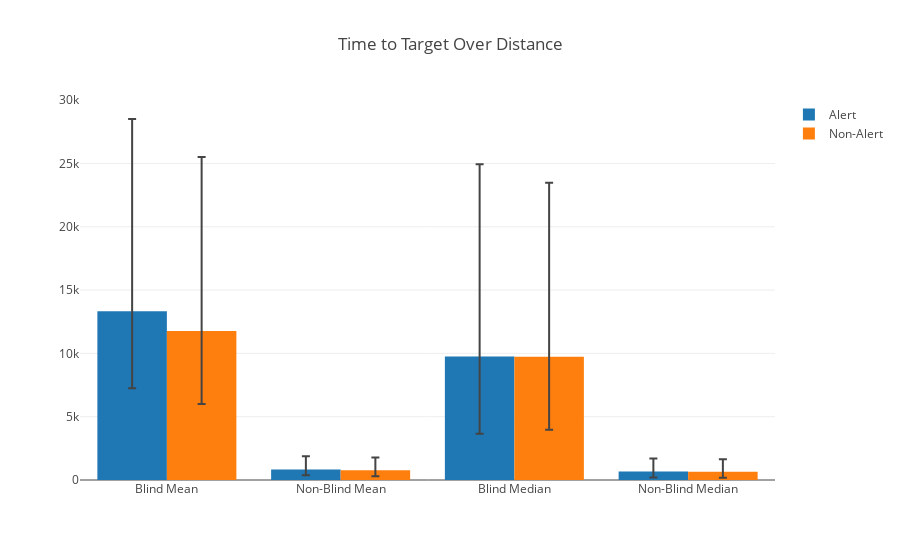
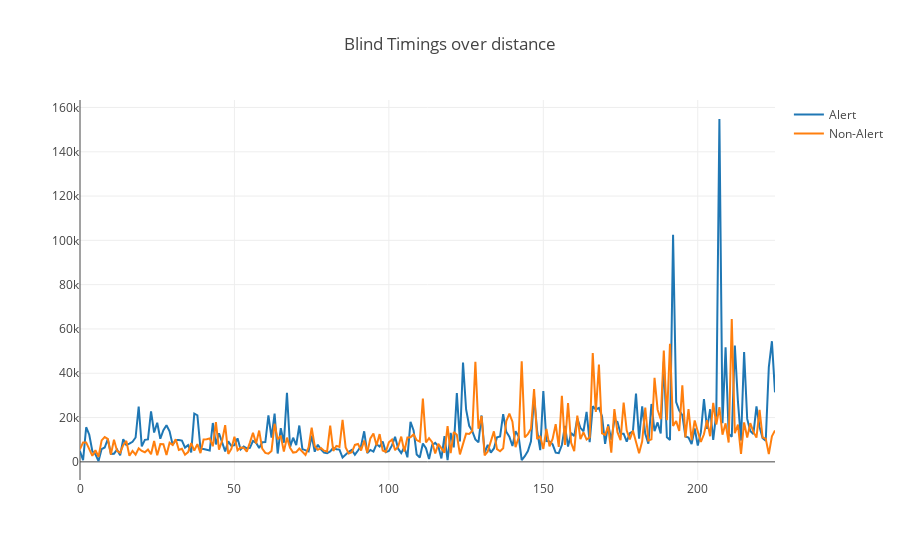
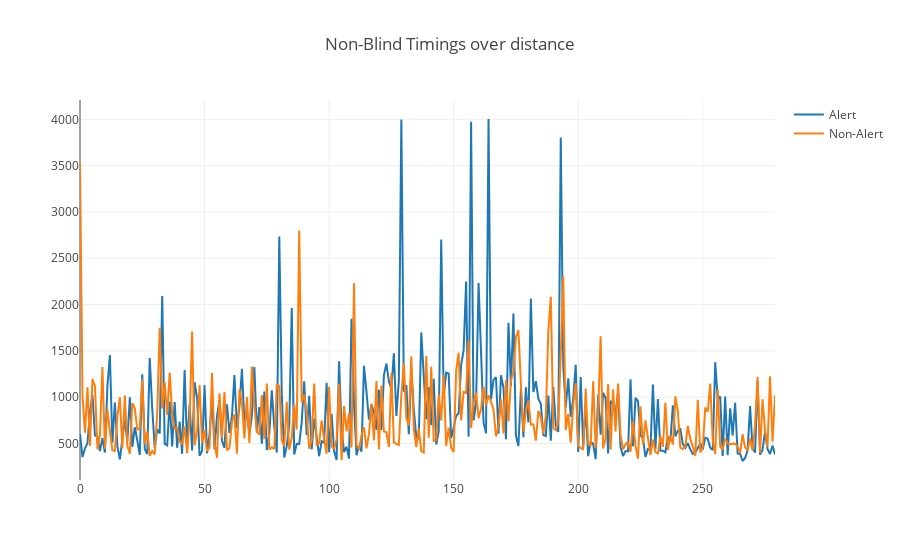

The notebook cell these images were saved under, in order:
### Code cell
abdf = alltimingdfs[alltimingdfs.alerttone & 
                    alltimingdfs.blind & 
                    (alltimingdfs.time > 5)]
ab = np.array(abdf['time'],dtype=np.float64)/np.array(abdf['distance'])

nabdf = alltimingdfs[(alltimingdfs.alerttone==False) & 
                     alltimingdfs.blind & 
                     (alltimingdfs.time > 2000) & 
                     (alltimingdfs.time > 5)]
nab = np.array(nabdf['time'],dtype=np.float64)/np.array(nabdf['distance'])

anbdf = alltimingdfs[alltimingdfs.alerttone & 
                     (alltimingdfs.blind == False) & 
                     (alltimingdfs.time < 20000) & 
                     (alltimingdfs.time > 5)]
anb = np.array(anbdf['time'],dtype=np.float64)/np.array(anbdf['distance'])

nanbdf = alltimingdfs[(alltimingdfs.alerttone==False) & 
                      (alltimingdfs.blind == False) & 
                      (alltimingdfs.time < 20000) & 
                      (alltimingdfs.time > 5)]
nanb = np.array(nanbdf['time'],dtype=np.float64)/np.array(nanbdf['distance'])

ab = ab[:len(nab)]

blind = [(True if i < len(ab)+len(nab) else False) for i in range(0,len(ab)+len(nab)+len(anb)+len(nanb))]
alert = [True for i in range(0,len(ab))]+[False for i in range(0,len(nab))]+[True for i in range(0,len(anb))]+[False for i in range(0,len(nanb))]
error_df = pd.DataFrame({'time':np.concatenate((ab,nab,anb,nanb)),'blind':blind,'alert':alert})

trace1 = go.Bar(
    x=['Blind Mean', 'Non-Blind Mean', 'Blind Median', 'Non-Blind Median'],
    y=[
        np.mean(ab),np.mean(anb),
        np.percentile(ab,50),np.percentile(anb,50)
    ],
    name='Alert',
    error_y=dict(
        type='data',
        symmetric=False,
        array=[np.percentile(ab,75),np.percentile(anb,75),np.percentile(ab,75),np.percentile(anb,75)],
        arrayminus=[np.percentile(ab,25),np.percentile(anb,25),np.percentile(ab,25),np.percentile(anb,25)],
        visible=True
    )
)
trace2 = go.Bar(
    x=['Blind Mean', 'Non-Blind Mean', 'Blind Median', 'Non-Blind Median'],
    y=[
        np.mean(nab),np.mean(nanb),
        np.percentile(nab,50),np.percentile(nanb,50)
    ],
    name='Non-Alert',
    error_y=dict(
        type='data',
        symmetric=False,
        array=[np.percentile(nab,75),np.percentile(nanb,75),np.percentile(nab,75),np.percentile(nanb,75)],
        arrayminus=[np.percentile(nab,25),np.percentile(nanb,25),np.percentile(nab,25),np.percentile(nanb,25)],
        visible=True
    )
)

data = [trace1, trace2]
layout = go.Layout(
    barmode='group',
    title="Time to Target Over Distance"
)
fig = go.Figure(data=data, layout=layout)
iplot(fig, filename='timeoverdistancetotarget')


data = [
    go.Scatter(
            x=range(0,len(ab)),
            y=(ab),
            mode='line',
            name="Alert"
        ),
    go.Scatter(
        x=range(0,len(nab)),
        y=(nab),
        mode='line',
        name="Non-Alert"
    )
]
layout = go.Layout(
    title='Blind Timings over distance',
)
fig = go.Figure(data=data,layout=layout)
iplot(fig,filename="blindtimingdistance")

data = [
    go.Scatter(
            x=range(0,len(anb)),
            y=anb,
            mode='line',
            name="Alert"
        ),
    go.Scatter(
        x=range(0,len(nanb)),
        y=nanb,
        mode='line',
        name="Non-Alert"
    )
]
layout = go.Layout(
    title='Non-Blind Timings over distance',
)
fig = go.Figure(data=data,layout=layout)
iplot(fig,filename="nonblindtimingdistance")

### Figure 1 — Plotly figure (JSON) as saved in the notebook; plotly's stock layout.template omitted (floating-point values rounded to 4 significant figures)
{"data": [{"error_y": {"array": [15180.0, 1040.0, 15180.0, 1040.0], "arrayminus": [6087.0, 464.4, 6087.0, 464.4], "symmetric": false, "type": "data", "visible": true}, "name": "Alert", "type": "bar", "x": ["Blind Mean", "Non-Blind Mean", "Blind Median", "Non-Blind Median"], "y": [13330.0, 836.5, 9749.0, 662.7]}, {"error_y": {"array": [13750.0, 998.4, 13750.0, 998.4], "arrayminus": [5759.0, 475.6, 5759.0, 475.6], "symmetric": false, "type": "data", "visible": true}, "name": "Non-Alert", "type": "bar", "x": ["Blind Mean", "Non-Blind Mean", "Blind Median", "Non-Blind Median"], "y": [11770.0, 775.7, 9727.0, 643.5]}], "layout": {"barmode": "group", "title": "Time to Target Over Distance"}}

### Figure 2 — Plotly figure (JSON) as saved in the notebook; plotly's stock layout.template omitted (floating-point values rounded to 4 significant figures; data arrays with more than 128 entries replaced by an {"elided": "..."} marker saying what was removed)
{"data": [{"mode": "line", "name": "Alert", "type": "scatter", "x": {"elided": "226 int values"}, "y": {"elided": "226 float values"}}, {"mode": "line", "name": "Non-Alert", "type": "scatter", "x": {"elided": "226 int values"}, "y": {"elided": "226 float values"}}], "layout": {"title": "Blind Timings over distance"}}

### Figure 3 — Plotly figure (JSON) as saved in the notebook; plotly's stock layout.template omitted (floating-point values rounded to 4 significant figures; data arrays with more than 128 entries replaced by an {"elided": "..."} marker saying what was removed)
{"data": [{"mode": "line", "name": "Alert", "type": "scatter", "x": {"elided": "280 int values"}, "y": {"elided": "280 float values"}}, {"mode": "line", "name": "Non-Alert", "type": "scatter", "x": {"elided": "280 int values"}, "y": {"elided": "280 float values"}}], "layout": {"title": "Non-Blind Timings over distance"}}
